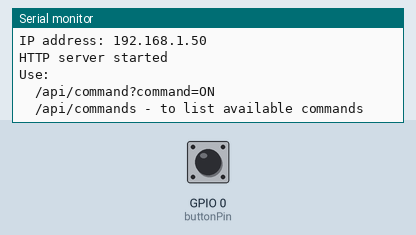
Simulated run of this program. Board: ESP32. On the bench: the last lines printed to the serial monitor. The inputs (shaded band) are chosen by the test bench; at power-on: GPIO 0 (buttonPin) HIGH. WiFi joins after 1.5 s; servers stay silent unless stated.

Above: at 2.7 s.
2.8 s: GPIO 0 (buttonPin) pulled LOW for 0.15 s
At 3.3 s:
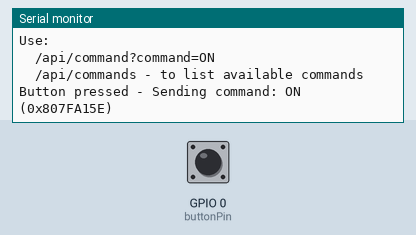
4.4 s: GPIO 0 (buttonPin) pulled LOW for 1 s
At 5.8 s:
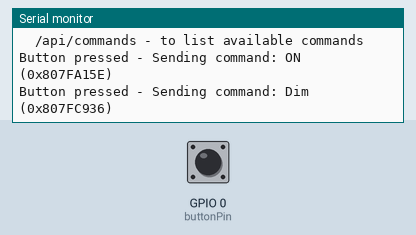
6.9 s: GPIO 0 (buttonPin) pulled LOW for 0.15 s
At 7.7 s:
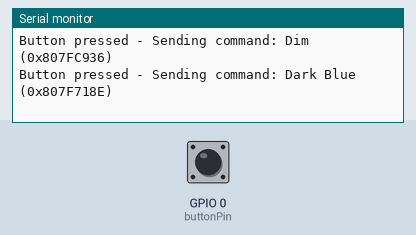
8.5 s: GPIO 0 (buttonPin) pulled LOW for 1 s
At 8.9 s:
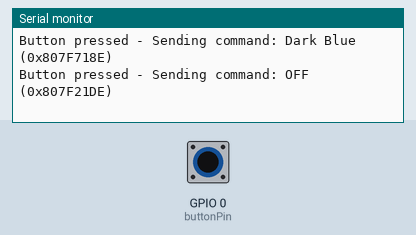

Measured:
- after the input at 2.8 s, the serial monitor: prints a new line at once (image 1)
- after the input at 4.4 s, the serial monitor: prints a new line at once (image 2)
- after the input at 6.9 s, the serial monitor: prints a new line at once (image 3)
- after the input at 8.5 s, the serial monitor: prints a new line at once (image 4)

The program:

main.cpp
```cpp
/*
    Simple app to control an IR device using an ESP32
    - Connects to WiFi
    - Provides a simple web API to send IR commands
    - Uses an onboard button to cycle through commands
    - Sends IR commands using the IR LED
    - Commands are defined in an array for easy modification
    - Uses the IRremoteESP8266 library for IR functionality
*/

#include <Arduino.h>
#include <WiFi.h>
#include <WebServer.h>
#include <IRremoteESP8266.h>
#include <IRsend.h>

// =============== Configuration ===============
const char* ssid = "YOUR_SSID";         // Replace with your WiFi SSID
const char* password = "YOUR_PASSWORD"; // Replace with your WiFi password
const uint16_t kIrLedPin = 4;      // IR LED connected to GPIO 4
const uint8_t buttonPin = 0;       // Onboard button

// Your IR command setup
uint32_t irCodes[] = {
  0x807FA15E,  // ON
  0x807FC936,  // Dim
  0x807F718E,  // Dark Blue
  0x807F21DE   // OFF
};

const char* codeNames[] = {"ON", "Dim", "Dark Blue", "OFF"};
const int numCodes = sizeof(irCodes) / sizeof(irCodes[0]);
int currentIndex = 0;
bool lastButtonState = HIGH;

IRsend irsend(kIrLedPin);
WebServer server(80);

// =============== IR Control Functions ===============
void sendIrCommand(int index) {
  if(index >= 0 && index < numCodes) {
    Serial.printf("Sending command: %s (0x%08X)\n", codeNames[index], irCodes[index]);
    irsend.sendNEC(irCodes[index], 32);
  }
}

void handleButtonPress() {
  Serial.print("Button pressed - ");
  sendIrCommand(currentIndex);
  currentIndex = (currentIndex + 1) % numCodes;
}

// =============== API Endpoints ===============
void handleApiCommand() {
  String command = server.arg("command");

  // Find matching command
  for(int i = 0; i < numCodes; i++) {
    if(command.equalsIgnoreCase(codeNames[i])) {
      sendIrCommand(i);
      server.send(200, "text/plain", "Command executed: " + command);
      return;
    }
  }

  server.send(404, "text/plain", "Command not found: " + command);
}

void handleApiList() {
  String response = "Available commands:\n";
  for(int i = 0; i < numCodes; i++) {
    response += String(i+1) + ". " + codeNames[i] + "\n";
  }
  server.send(200, "text/plain", response);
}

// =============== Setup & Loop ===============
void setup() {
  Serial.begin(115200);

  // Initialize IR
  irsend.begin();
  pinMode(buttonPin, INPUT_PULLUP);

  // Connect to WiFi
  WiFi.begin(ssid, password);
  while(WiFi.status() != WL_CONNECTED) {
    delay(500);
    Serial.print(".");
  }
  Serial.println("\nConnected to WiFi!");
  Serial.print("IP address: ");
  Serial.println(WiFi.localIP());

  // Configure web server
  server.on("/api/command", HTTP_GET, handleApiCommand);
  server.on("/api/commands", HTTP_GET, handleApiList);
  server.begin();

  Serial.println("HTTP server started");
  Serial.println("Use:");
  Serial.println("  /api/command?command=ON");
  Serial.println("  /api/commands - to list available commands");
}

void loop() {
  server.handleClient();

  // Button handling
  bool buttonState = digitalRead(buttonPin);
  if(lastButtonState == HIGH && buttonState == LOW) {
    handleButtonPress();
    delay(300); // Debounce
  }
  lastButtonState = buttonState;
}
```
